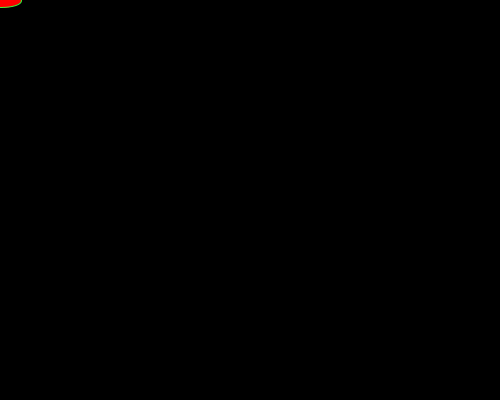
Frame 1 (no input)
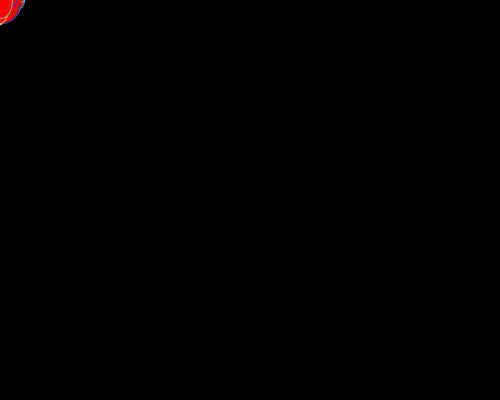
Frame 60 (the mouse pressed at the canvas centre just before this capture)
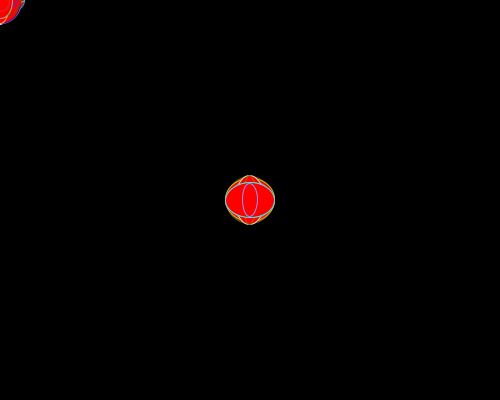
Frame 120 (the mouse held since frame 60 and released just before this capture)

The Processing sketch that drew these frames (run headless with seeded random() and noise(); from frame 60 on, the mouse is pressed at the canvas centre):

// Processing sketch: processing_108189
// ── processing_108189.pde

float x = 100;
float y = 100;
float a = 0.0;
  float s = 0.0;

void setup() {
  size(500, 400);
  background(0);
}
void draw() {
int r = int(random(50));
  a = a + 0;
  s = cos(a)*1;
  scale(s); 
  fill(255, 0, 0);
  x = mouseX - (cos(1) * 0);
  y = mouseY - (sin(1) * 0);
  stroke(random(255), random(255), random(255));
  ellipse(x, y, random(50), random(50));
}
